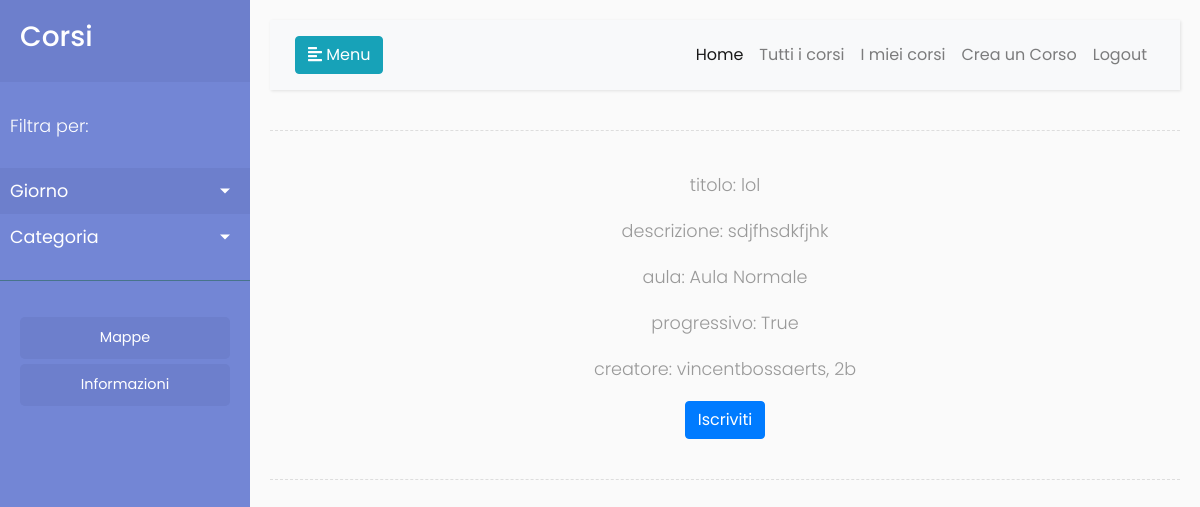
The page /iscriviti/28 (signed in) on the database its author committed.
### app/models.py (models this page shows, shortened)
class Corso(models.Model):
    nome = models.CharField(max_length=100)
    descrizione = models.TextField(max_length=1500)
    is_progressive = models.BooleanField(default=True)
    fasce = models.ManyToManyField('Fascia')
    aula = models.ForeignKey('Aula', on_delete=models.CASCADE, related_name='aula')
    creatore = models.ForeignKey('Utente', on_delete=models.CASCADE, related_name='creatore')
    ospitanti = models.ManyToManyField('Utente')
    iscritti = models.ManyToManyField('Utente', related_name='iscritti')
    convalidato = models.BooleanField(default=False)

class Aula(models.Model):
    nome_aula = models.CharField(
        max_length=100,
        choices=([
            ('Palestra', 'Palestra'),
            ('Aula Normale', 'Aula Normale'),
            ('Aula Magna', 'Aula Magna'),
            ('Laboratorio di informatica', 'Laboratorio di informatica'),
        ]),
    )
    capacita = models.IntegerField(default=30)

class Utente(models.Model):
    nome = models.CharField(max_length=150)
    user = models.ForeignKey('auth.User', on_delete=models.CASCADE)
    iscrizioni = models.ManyToManyField('Corso', related_name='iscrizioni')
    classe = models.IntegerField(default=1,validators=[MaxValueValidator(5), MinValueValidator(1)])
    sezione = models.CharField(max_length=1)
    hosted_courses = models.ManyToManyField('Corso')

### app/views.py (the view, shortened to what this page needs)
# urls.py: path(r'iscriviti/<idcorso>', views.iscrizione),
@login_required(login_url='/login/')
def iscrizione(request, idcorso):
	if request.method == 'GET':
		try:
			corso_iscrizione = Corso.objects.get(pk=int(idcorso))
		except:
			return HttpResponseNotFound('<h1>Questo corso non esiste</h1>')
		return render(request, 'corsi/iscrizione.html', {'corso': corso_iscrizione})

### app/templates/corsi/iscrizione.html (shortened to what this page needs)
{% extends 'base.html' %}
{% load staticfiles %}
{% block head %}
	<link rel="stylesheet" href="{% static 'css/iscrizione.css' %}">
{% endblock %}
{% block content %}
<div class="line"></div>
	<div class="pure-g">
	    <div class="pure-u-md-1-1 pure-u-sm-1-1 pure-u-1-1 pure-u-lg-1-2 pure-u-xl-1-2 centered-text"><p>titolo: {{ corso.nome }}</p></div>
	    <div class="pure-u-md-1-1 pure-u-sm-1-1 pure-u-1-1 pure-u-lg-1-2 pure-u-xl-1-2 centered-text"><p>descrizione: {{corso.descrizione}}</p></div>
	    <div class="pure-u-md-1-1 pure-u-sm-1-1 pure-u-1-1 pure-u-lg-1-2 pure-u-xl-1-2 centered-text"><p>aula: {{corso.aula.nome_aula}}</p></div>
	    <div class="pure-u-md-1-1 pure-u-sm-1-1 pure-u-1-1 pure-u-lg-1-2 pure-u-xl-1-2 centered-text"><p>progressivo: {{corso.is_progressive}}</p></div>
			<div class="pure-u-md-1-1 pure-u-sm-1-1 pure-u-1-1 pure-u-lg-1-2 pure-u-xl-1-2 centered-text"><p>creatore: {{corso.creatore.nome}}, {{corso.creatore.classe}}{{corso.creatore.sezione}}</p></div>
	    <div class="pure-u-md-1-1 pure-u-sm-1-1 pure-u-1-1 pure-u-lg-1-2 pure-u-xl-1-2 centered-text"><p>
	      <button class="btn btn-primary" onclick="iscrizione({{corso.id}}, this)">Iscriviti</button>
	    </p></div>
	    <div class="line"></div>
{% endblock %}

### app/static/css/style.css (style rules this page uses)
* { margin: 0; padding: 0; border: 0; outline: 0; font-size: 100%; vertical-align: baseline; background: transparent; }
.centered-text { text-align:center; }

### app/static/css/sidebar.css (style rules this page uses)
body { font-family: 'Poppins', sans-serif; background: #fafafa; }
p { font-family: 'Poppins', sans-serif; font-size: 1.1em; font-weight: 300; line-height: 1.7em; color: #999; }
.line { width: 100%; height: 1px; border-bottom: 1px dashed #ddd; margin: 40px 0; }

### rows shown on the page
Corso: nome "lol", descrizione "sdjfhsdkfjhk", aula.nome_aula "Aula Normale", is_progressive "True", creatore.nome "vincentbossaerts", creatore.classe "2", creatore.sezione "b"
